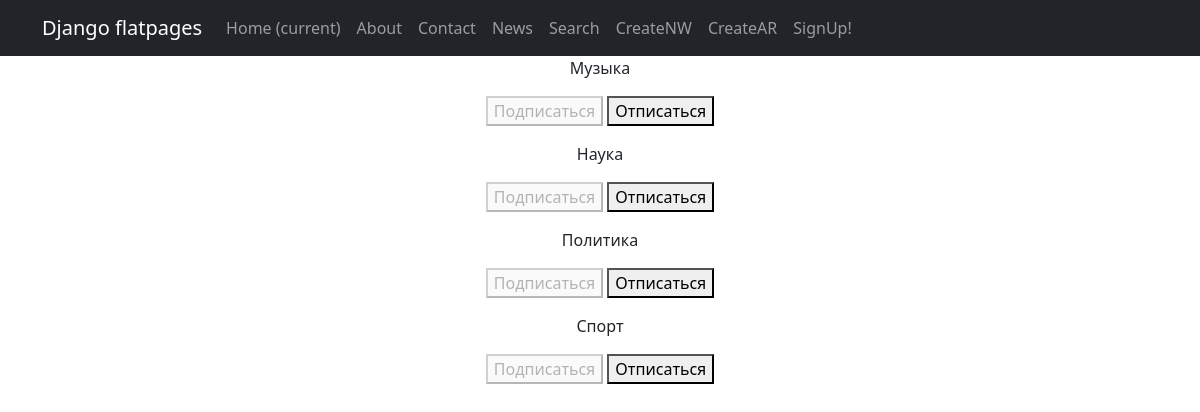
Page /news/subscriptions/ (signed in) on the committed database.
### news/models.py (models this page shows, shortened)
class Category(models.Model):
    name = models.CharField(max_length=64, unique=True)
    subscribers = models.ManyToManyField(User, related_name='categories')

### news/views.py (the view, shortened to what this page needs)
# urls.py: path('subscriptions/', subscriptions, name='subscriptions'),
@login_required #декоратор, чтобы функциями могли пользоваться только зарег пользователи
@csrf_protect #будет автоматически проверяться CSRF-токен в получаемых формах
def subscriptions(request):
    categories_with_subscriptions = Category.objects.annotate(
        user_subscribed=Exists(
            Subscription.objects.filter(
                user=request.user,
                category=OuterRef('pk'),
            )
        )
    ).order_by('name')
    return render(
        request,
        'subscriptions.html',
        {'categories': categories_with_subscriptions},
    )

### templates/subscriptions.html (shortened to what this page needs)
{% extends 'flatpages/default.html' %}
{% block content %}
    {% for category in categories  %}
        <p>
            {{ category.name }}
            <form method="post">
                {% if category.user_subscribed %}
                    <button disabled>Подписаться</button>
                    <button name="action" value="unsubscribe">Отписаться</button>
                {% else %}
                    <button name="action" value="subscribe">Подписаться</button>
                    <button disabled>Отписаться</button>
                {% endif %}
            </form>
        </p>
    {% endfor %}
{% endblock content %}

### rows in the picture
Category: name "Музыка", shows "Подписаться"
Category: name "Наука", shows "Подписаться"
Category: name "Политика", shows "Подписаться"
Category: name "Спорт", shows "Подписаться"
